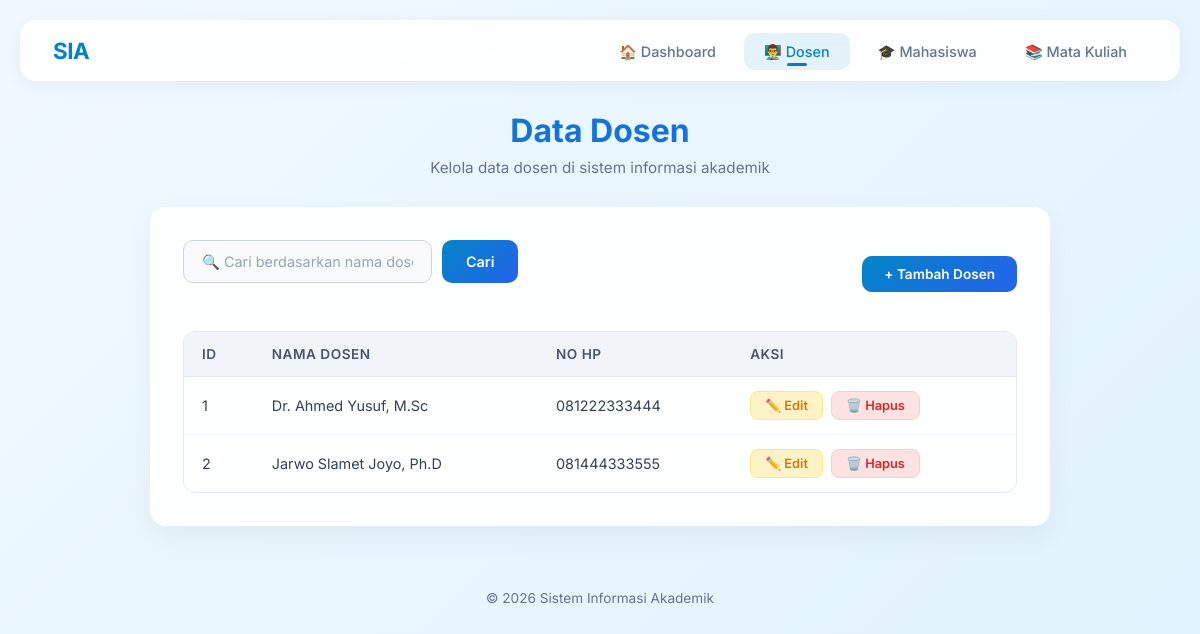
The app's page /viewdosen.php with its own data.
### tables this page shows
CREATE TABLE IF NOT EXISTS t_dosen (
    idDosen INT AUTO_INCREMENT PRIMARY KEY,
    namaDosen VARCHAR(50),
    noHP VARCHAR(25)
);

### viewdosen.php (the view, shortened to what this page needs)
<?php
  include("koneksi.php");
  $search = "";
  $whereClause = "";
?>
<!DOCTYPE html>
<html lang="id">
<head>
    <link rel="stylesheet" href="style.css">
</head>
<body>
    <nav class="navbar">
        <div class="brand">SIA <span>| Sistem Informasi Akademik</span></div>
        <ul class="nav-links">
            <li><a href="index.php">🏠 Dashboard</a></li>
            <li><a href="viewdosen.php" class="active">👨‍🏫 Dosen</a></li>
            <li><a href="viewmahasiswa.php">🎓 Mahasiswa</a></li>
            <li><a href="viewmatakuliah.php">📚 Mata Kuliah</a></li>
        </ul>
    </nav>
    <div class="page-header fade-in">
        <h1>Data Dosen</h1>
        <p>Kelola data dosen di sistem informasi akademik</p>
    </div>
    <div class="card fade-in">
        <div class="actions-bar">
            <form class="search-bar" method="GET" action="viewdosen.php">
                <input type="text" name="search" placeholder="🔍 Cari berdasarkan nama dosen..." value="<?php echo htmlspecialchars($search); ?>">
                <button type="submit">Cari</button>
            </form>
            <a href="inputdosen.php" class="btn btn-primary">+ Tambah Dosen</a>
        </div>
        <table class="data-table">
            <thead>
                <tr>
                    <th>ID</th>
                    <th>Nama Dosen</th>
                    <th>No HP</th>
                    <th>Aksi</th>
                </tr>
            </thead>
            <tbody>
                <?php
                  $query = "SELECT * FROM t_dosen" . $whereClause . " ORDER BY idDosen ASC";
                  $result = mysqli_query($link, $query);
                  if (mysqli_num_rows($result) > 0) {
                      while ($data = mysqli_fetch_assoc($result))
                      {
                          echo "<tr>";
                          echo "<td>$data[idDosen]</td>";
                          echo "<td>$data[namaDosen]</td>";
                          echo "<td>$data[noHP]</td>";
                          echo '<td class="action-links">
                              <a href="editdosen.php?idDosen='.$data['idDosen'].'" class="btn btn-warning btn-sm">✏️ Edit</a>
                              <a href="hapusdosen.php?idDosen='.$data['idDosen'].'" class="btn btn-danger btn-sm"
                                  onclick="return confirm(\'Anda yakin akan menghapus data?\')">🗑️ Hapus</a>
                          </td>';
                          echo "</tr>";
                      }
                  } else {
                      echo '<tr><td colspan="4"><div class="empty-state"><div class="icon">📭</div><p>Belum ada data dosen' . ($search ? ' untuk pencarian "' . htmlspecialchars($search) . '"' : '') . '</p></div></td></tr>';
                  }
                ?>
            </tbody>
        </table>
    </div>
    <div class="footer">
        &copy; <?php echo date('Y'); ?> Sistem Informasi Akademik
    </div>
</body>
</html>

### style.css (style rules this page uses)
* { margin: 0; padding: 0; box-sizing: border-box; }
body { font-family: 'Inter', sans-serif; background: linear-gradient(135deg, #f0f9ff 0%, #e0f2fe 100%); min-height: 100vh; color: #334155; padding: 20px; }
.navbar { background: rgba(255, 255, 255, 0.9); backdrop-filter: blur(20px); border: 1px solid rgba(255, 255, 255, 0.5); border-radius: 16px; padding: 16px 32px; margin-bottom: 30px; display: flex; justify-content: space-between; align-items: center; box-shadow: 0 4px 20px rgba(0, 0, 0, 0.05); }
.navbar .brand { font-size: 1.4rem; font-weight: 700; background: linear-gradient(135deg, #0284c7 0%, #2563eb 100%); -webkit-background-clip: text; -webkit-text-fill-color: transparent; background-clip: text; letter-spacing: -0.5px; }
.navbar .brand span { font-weight: 400; opacity: 0.7; }
.nav-links { display: flex; gap: 8px; list-style: none; }
.nav-links a { text-decoration: none; color: #64748b; padding: 10px 20px; border-radius: 10px; font-size: 0.9rem; font-weight: 500; transition: all 0.3s cubic-bezier(0.4, 0, 0.2, 1); position: relative; }
.nav-links a:hover, .nav-links a.active { color: #0284c7; background: rgba(2, 132, 199, 0.1); }
.nav-links a.active::after { content: ''; position: absolute; bottom: 4px; left: 50%; transform: translateX(-50%); width: 20px; height: 3px; background: linear-gradient(135deg, #0284c7, #2563eb); border-radius: 2px; }
.page-header { text-align: center; margin-bottom: 30px; }
.page-header h1 { font-size: 2rem; font-weight: 700; background: linear-gradient(135deg, #0284c7 0%, #2563eb 100%); -webkit-background-clip: text; -webkit-text-fill-color: transparent; background-clip: text; margin-bottom: 8px; }
.page-header p { color: #64748b; font-size: 0.95rem; }
.card { background: rgba(255, 255, 255, 0.95); backdrop-filter: blur(20px); border: 1px solid rgba(255, 255, 255, 0.8); border-radius: 16px; padding: 32px; box-shadow: 0 10px 30px rgba(0, 0, 0, 0.05); max-width: 900px; margin: 0 auto; }
.search-bar { display: flex; gap: 10px; margin-bottom: 24px; max-width: 500px; }
.search-bar input[type="text"] { flex: 1; padding: 12px 18px; border-radius: 10px; border: 1px solid #cbd5e1; background: #f8fafc; color: #334155; font-family: 'Inter', sans-serif; font-size: 0.9rem; outline: none; transition: border-color 0.3s, box-shadow 0.3s; }
.search-bar input[type="text"]::placeholder { color: #94a3b8; }
.search-bar button { padding: 12px 24px; border-radius: 10px; border: none; background: linear-gradient(135deg, #0284c7 0%, #2563eb 100%); color: #fff; font-family: 'Inter', sans-serif; font-weight: 600; font-size: 0.9rem; cursor: pointer; transition: all 0.3s; }
.actions-bar { display: flex; justify-content: space-between; align-items: center; margin-bottom: 24px; flex-wrap: wrap; gap: 12px; }
.btn { display: inline-flex; align-items: center; gap: 6px; text-decoration: none; padding: 10px 22px; border-radius: 10px; font-family: 'Inter', sans-serif; font-weight: 600; font-size: 0.85rem; cursor: pointer; border: none; transition: all 0.3s cubic-bezier(0.4, 0, 0.2, 1); }
.btn-primary { background: linear-gradient(135deg, #0284c7 0%, #2563eb 100%); color: #fff; }
.btn-warning { background: #fef3c7; color: #d97706; border: 1px solid #fde68a; }
.btn-danger { background: #fee2e2; color: #dc2626; border: 1px solid #fecaca; }
.btn-sm { padding: 6px 14px; font-size: 0.8rem; border-radius: 8px; }
.data-table { width: 100%; border-collapse: separate; border-spacing: 0; overflow: hidden; border-radius: 12px; border: 1px solid #e2e8f0; }
.data-table thead { background: #f1f5f9; }
.data-table th { padding: 14px 18px; text-align: left; font-weight: 600; font-size: 0.85rem; color: #475569; text-transform: uppercase; letter-spacing: 0.5px; border-bottom: 1px solid #e2e8f0; }
.data-table td { padding: 14px 18px; font-size: 0.9rem; color: #334155; border-bottom: 1px solid #f1f5f9; }
.data-table tbody tr { transition: background 0.2s; }
.data-table tbody tr:last-child td { border-bottom: none; }
.data-table .action-links { display: flex; gap: 8px; }
.footer { text-align: center; padding: 24px; margin-top: 40px; color: #64748b; font-size: 0.85rem; }
.fade-in { animation: fadeIn 0.5s ease; }

### records on screen
t_dosen: idDosen "1", namaDosen "Dr. Ahmed Yusuf, M.Sc", noHP "081222333444"
t_dosen: idDosen "2", namaDosen "Jarwo Slamet Joyo, Ph.D", noHP "081444333555"
